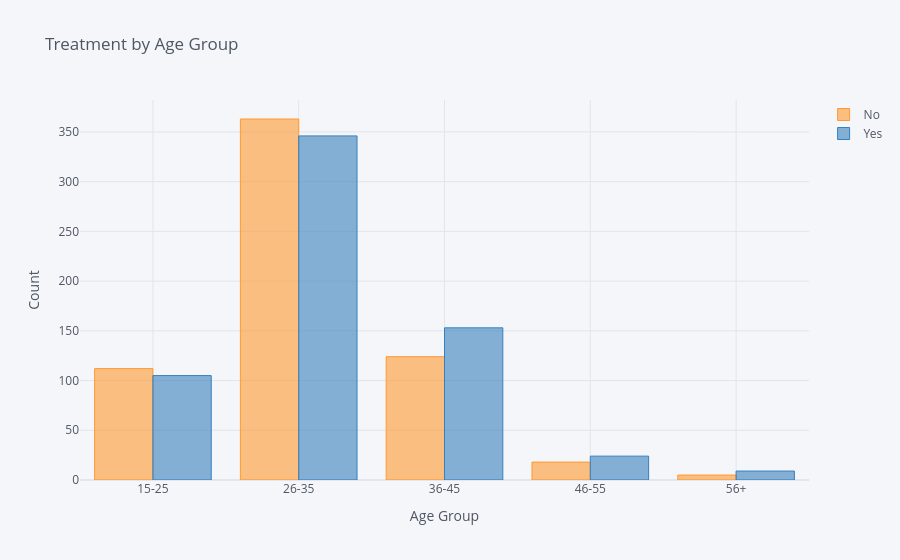

The notebook cell saved with this chart:
### Code cell
df['age_group'] = pd.cut(df['age'], bins=[15,25,35,45,55,100], labels=['15-25','26-35','36-45','46-55','56+'])
pd.crosstab(df['age_group'], df['treatment']).iplot(kind='bar', barmode='group', title='Treatment by Age Group', xTitle='Age Group', yTitle='Count')

### Figure 1 — Plotly figure (JSON) as saved in the notebook; plotly's stock layout.template omitted (floating-point values rounded to 4 significant figures)
{"data": [{"marker": {"color": "rgba(255, 153, 51, 0.6)", "line": {"color": "rgba(255, 153, 51, 1.0)", "width": 1}}, "name": "No", "orientation": "v", "text": "", "type": "bar", "x": ["15-25", "26-35", "36-45", "46-55", "56+"], "y": [112, 363, 124, 18, 5]}, {"marker": {"color": "rgba(55, 128, 191, 0.6)", "line": {"color": "rgba(55, 128, 191, 1.0)", "width": 1}}, "name": "Yes", "orientation": "v", "text": "", "type": "bar", "x": ["15-25", "26-35", "36-45", "46-55", "56+"], "y": [105, 346, 153, 24, 9]}], "layout": {"barmode": "group", "legend": {"bgcolor": "#F5F6F9", "font": {"color": "#4D5663"}}, "paper_bgcolor": "#F5F6F9", "plot_bgcolor": "#F5F6F9", "title": {"font": {"color": "#4D5663"}, "text": "Treatment by Age Group"}, "xaxis": {"gridcolor": "#E1E5ED", "showgrid": true, "tickfont": {"color": "#4D5663"}, "title": {"font": {"color": "#4D5663"}, "text": "Age Group"}, "zerolinecolor": "#E1E5ED"}, "yaxis": {"gridcolor": "#E1E5ED", "showgrid": true, "tickfont": {"color": "#4D5663"}, "title": {"font": {"color": "#4D5663"}, "text": "Count"}, "zerolinecolor": "#E1E5ED"}}}
